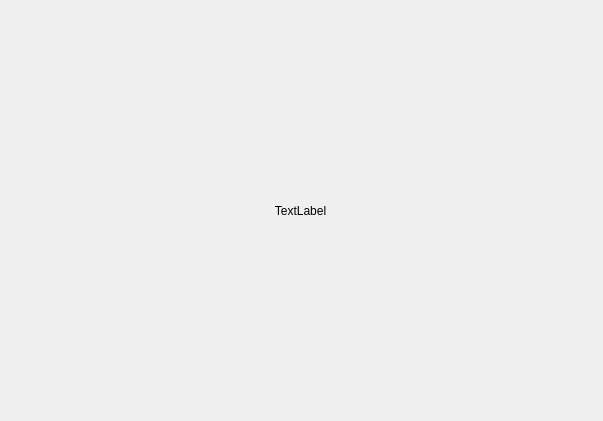
<?xml version="1.0" encoding="UTF-8"?>
<ui version="4.0">
 <class>GraphVisulaization</class>
 <widget class="QDialog" name="GraphVisulaization">
  <property name="geometry">
   <rect>
    <x>0</x>
    <y>0</y>
    <width>603</width>
    <height>421</height>
   </rect>
  </property>
  <property name="windowTitle">
   <string>Dialog</string>
  </property>
  <widget class="QWidget" name="verticalLayoutWidget">
   <property name="geometry">
    <rect>
     <x>0</x>
     <y>0</y>
     <width>601</width>
     <height>421</height>
    </rect>
   </property>
   <layout class="QVBoxLayout" name="verticalLayout">
    <item>
     <layout class="QHBoxLayout" name="horizontalLayout">
      <item>
       <widget class="QLabel" name="label">
        <property name="text">
         <string>TextLabel</string>
        </property>
        <property name="alignment">
         <set>Qt::AlignCenter</set>
        </property>
       </widget>
      </item>
     </layout>
    </item>
   </layout>
  </widget>
 </widget>
 <resources/>
 <connections/>
</ui>
